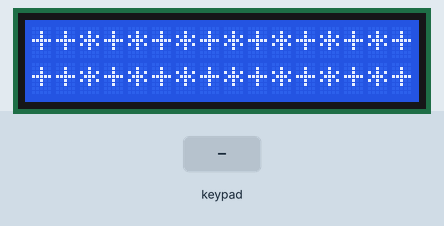
Recording of a sketch running on a simulated Arduino Mega 2560, built with avr-gcc and run on an emulated ATmega2560. Shown: 16×2 character LCD. The test bench sets the inputs (shaded band). Random numbers use the default seed unless the sketch sets one; what the sketch prints to the serial monitor is not drawn.

Above: at 6.7 s.
6.8 s: keypad keys 1 2 # pressed 0.4 s apart
At 8.3 s:
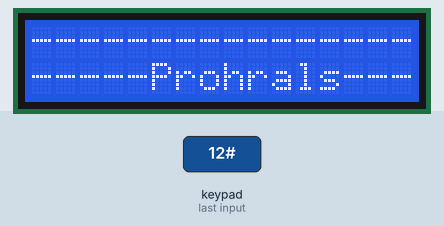
At 12.2 s:
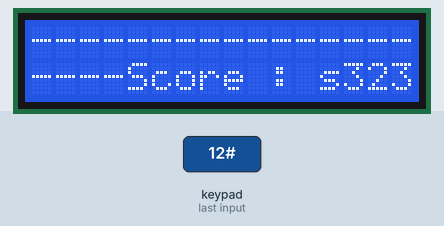
Timing chart, 0 to 13.7 s (numbered marks = the images above; inputs shaded):
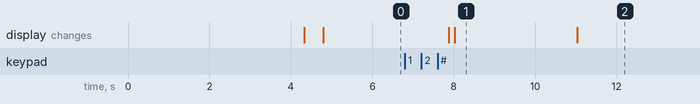

The sketch:

sketch_dec12c.ino
```cpp
#include <Keypad.h>
#include <Wire.h>
#include <LiquidCrystal_I2C.h>

// Set the LCD address to 0x27 for a 16 chars and 2 line display
LiquidCrystal_I2C lcd(0x27, 16, 2);

void setup()
{

  int radek;
  int sloupec;
  lcd.begin();
  lcd.setCursor(2,1);
  lcd.print("Plocha bude ");
  lcd.setCursor(3,2);
  lcd.print("vygenerovana..");
  delay(4000);
  for(int i = 1; i<200; i++){
  sloupec = sloupec + 5;
  radek = radek + 5;
  lcd.setCursor(radek,sloupec);
  lcd.print("+");
  }
  for(int i = 1; i<200; i++){
  sloupec = sloupec + 10;
  radek = radek + 10;
  lcd.setCursor(radek,sloupec);
  lcd.print("*");
  lcd.setCursor(0,0);
  lcd.print("+");
  lcd.setCursor(0,1);
  lcd.print("+");
  }

	// Turn on the blacklight and print a message.
  lcd.backlight();
  //start pozice


  Serial.begin(9600);
}

void loop()
{
  int novyRadek = 0;
  int novySloupec =0;
  int dolu = 1;
  int help;
  int help2;
  int minaRadek;
  int minaSloupec;
  int counter;
  int screenEnd;
  for(int i = 1 ; i<20000;i++){
  lcd.setCursor(novyRadek,novySloupec);
  const byte rows = 4;
  const byte cols = 4;
  char keys[rows][cols] = {
   {'1','2','3'},
   {'4','5','6'},
   {'7','8','9'},
   {'#','0','*'}
  };
  byte rowPins[rows] = {A8,A9,A10,A11}; //connect to the row pinouts of the keypad
  byte colPins[cols] = {A12,A13,A14,A15}; //connect to the column pinouts of the keypad
  Keypad keypad = Keypad( makeKeymap(keys), rowPins, colPins, rows, cols );
   char key = keypad.getKey();

    if(counter >2){

      minaRadek = random(16);
      minaSloupec = random (4);
      Serial.println(minaRadek);
      Serial.println(minaSloupec);
    }

    counter = counter +1;


   if (key != NO_KEY){
    delay(30);
    //NAHORU
    if(key == '5'){
      delay(300);
      novySloupec = novySloupec -1;
      Serial.println( novySloupec);
      lcd.setCursor(novyRadek,novySloupec);
      lcd.print("o");
    }
  //LEVO
   if(key == '3'){
     delay(300);
     novyRadek = novyRadek -1;
     lcd.setCursor(novyRadek,novySloupec);
     lcd.print("o");
     Serial.println("funguju");
   }
    if(key == '9'){
    delay(300);
    novyRadek = novyRadek +1;
    lcd.setCursor(novyRadek,novySloupec);
    lcd.print("o");
   }
   //dolu
    if(key == '6'){
      delay(300);
      novySloupec = novySloupec + 1;
      lcd.setCursor(novyRadek,novySloupec);
      lcd.print("o");
   }
  if(novyRadek >19){
    help = novyRadek - 19;
    novyRadek = novyRadek - help;
    help = 0;
    Serial.println(novyRadek);
  }
  if(novySloupec >4 ){
   help2 = novySloupec - 4;
   novySloupec = novySloupec - help2;
   help2 = 0;
   Serial.println(novySloupec);
  }
   if(novyRadek == minaRadek ){


     for(int i = 1; i<200; i++){
     screenEnd =  screenEnd + 1;
     lcd.setCursor( screenEnd, screenEnd);
     lcd.print("-");
     }

    lcd.setCursor(6,1);
    lcd.print("Bumbac");
    lcd.setCursor(5,2);
    lcd.print("Prohrals");
    delay(3000);
    lcd.setCursor(4,3);
    lcd.print("Score : ");
    lcd.setCursor(13,3);
    lcd.print(counter);
    delay(8000);


   }
    if(novySloupec == minaSloupec ){
     for(int i = 1; i<200; i++){
     screenEnd =  screenEnd + 1;
     lcd.setCursor( screenEnd, screenEnd);
     lcd.print("-");
     }
    lcd.setCursor(6,1);
    lcd.print("Bumbac");
    lcd.setCursor(5,2);
    lcd.print("Prohrals");
    delay(3000);
    lcd.setCursor(4,3);
    lcd.print("Score : ");
    lcd.setCursor(13,3);
    lcd.print(counter);
    delay(8000);
   }

  }
 }

}
```

Measured:
- after the input at 6.8 s, the display: first changes after 1.1 s (image 1 shows a later state)
- what the display in image 1 shows lasts 3.0 s, from 8.0 s to 11.0 s
